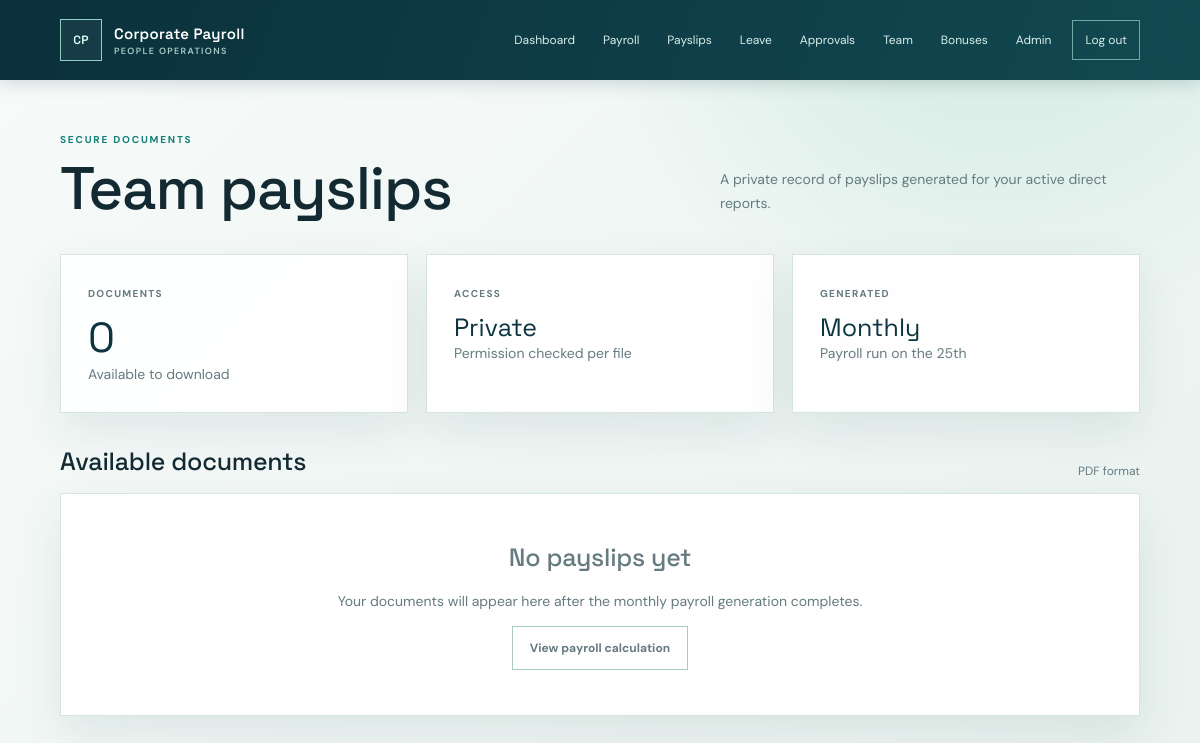
The page /payslips/ (signed in) on the database as committed earlier.
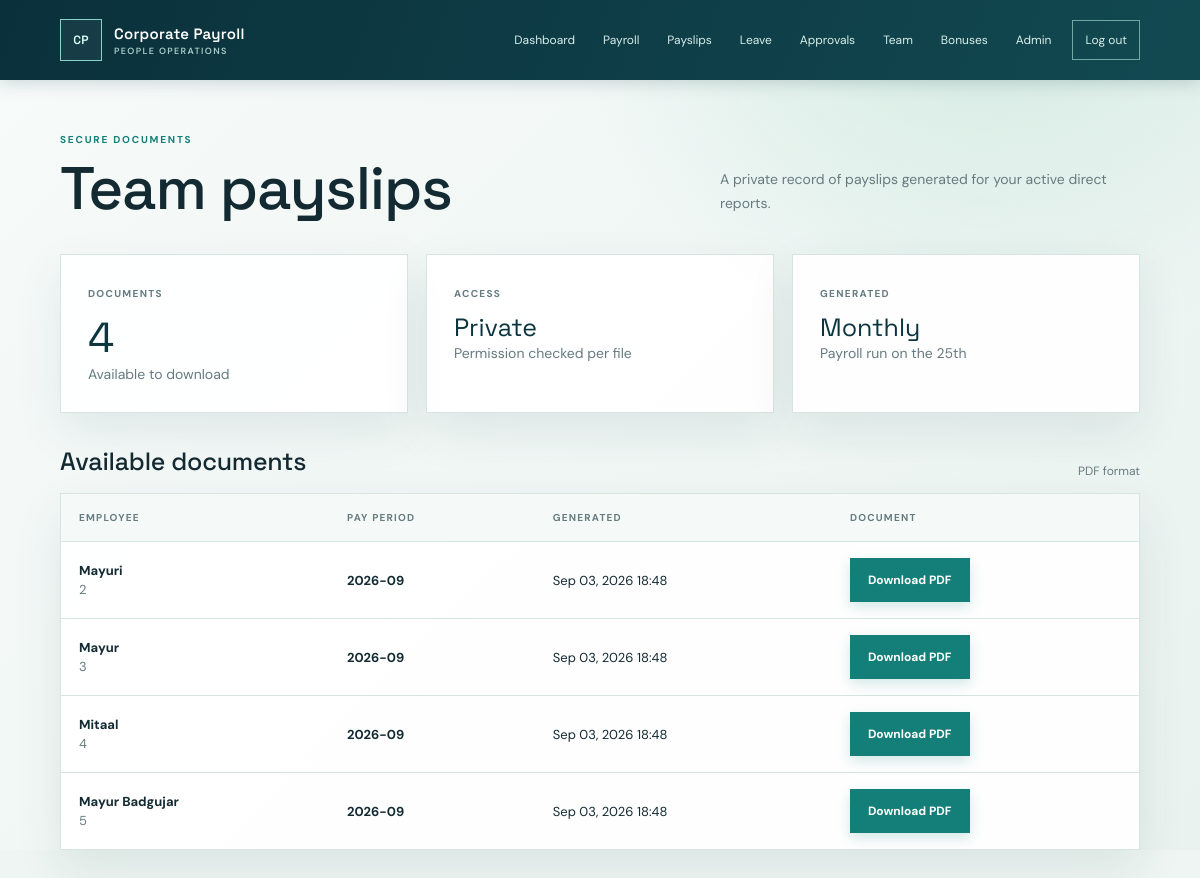
The same page on the database as committed later.
### payroll/models.py (models this page shows, shortened)
class Payslip(models.Model):
    employee = models.ForeignKey(
        Employee,
        on_delete=models.CASCADE,
        related_name="payslips",
    )
    period_year = models.PositiveIntegerField()
    period_month = models.PositiveSmallIntegerField()
    generated_at = models.DateTimeField(auto_now=True)
    pdf = models.FileField(upload_to=payslip_upload_path)
    class Meta:
        constraints = [
            models.UniqueConstraint(
                fields=["employee", "period_year", "period_month"],
                name="unique_employee_payslip_period",
            )
        ]
        ordering = ["-period_year", "-period_month", "employee__employee_id"]

class Employee(models.Model):#table stores emp info
    employee_id = models.CharField(
        max_length=20,
        unique=True
    )
    full_name = models.CharField(max_length=150)
    email = models.EmailField(unique=True)
    department = models.ForeignKey(  # 1 dep can have many employees, but each employee belongs to one department.
        Department,
        on_delete=models.PROTECT,
        related_name="employees"
    )
    salary_band = models.ForeignKey(
        SalaryBand,
        on_delete=models.PROTECT,
        related_name="employees"
    )
    base_salary = models.DecimalField(
        max_digits=12,
        decimal_places=2,
        null=True,
        blank=True,
        help_text="Annual base salary in INR. Defaults to the salary band minimum when blank."
    )
    manager = models.ForeignKey(
        "self",
        on_delete=models.SET_NULL,
        null=True,
        blank=True,
        related_name="team_members"
    )
    joining_date = models.DateField()
    is_active = models.BooleanField(default=True)

### payroll/views.py (the view)
# urls.py: path("payslips/", payslip_list, name="payslip_list"),
@login_required(login_url="manager_login")
def payslip_list(request):
    viewer = Employee.objects.filter(
        email=request.user.email,
        is_active=True,
    ).first()
    if not viewer:
        logout(request)
        return redirect("manager_login")
    is_manager = viewer.team_members.filter(is_active=True).exists()
    employees = viewer.team_members.filter(is_active=True) if is_manager else Employee.objects.filter(pk=viewer.pk)
    payslips = Payslip.objects.filter(
        employee__in=employees
    ).select_related("employee").order_by(
        "-period_year", "-period_month", "employee__employee_id"
    )
    return render(request, "payslips.html", {
        "viewer": viewer,
        "payslips": payslips,
        "is_manager": is_manager,
    })

### payroll/templates/payslips.html (shortened to what this page needs)
{% extends "base.html" %}
{% block content %}
<main class="shell"><div class="page-head"><div><p class="eyebrow">Secure documents</p><h1>{% if is_manager %}Team payslips{% else %}My payslips{% endif %}</h1></div><p class="lede">{% if is_manager %}A private record of payslips generated for your active direct reports.{% else %}Your generated monthly payroll documents, ready to download whenever you need them.{% endif %}</p></div><section class="grid three"><div class="panel pad"><span class="stat-label">Documents</span><strong class="stat-value">{{ payslips|length }}</strong><span class="muted">Available to download</span></div><div class="panel pad"><span class="stat-label">Access</span><strong class="stat-value" style="font-size:25px">Private</strong><span class="muted">Permission checked per file</span></div><div class="panel pad"><span class="stat-label">Generated</span><strong class="stat-value" style="font-size:25px">Monthly</strong><span class="muted">Payroll run on the 25th</span></div></section><div class="section-head"><h2>Available documents</h2><span>PDF format</span></div><section class="panel">{% if payslips %}<div class="table-wrap"><table><thead><tr>{% if is_manager %}<th>Employee</th>{% endif %}<th>Pay period</th><th>Generated</th><th>Document</th></tr></thead><tbody>{% for payslip in payslips %}<tr>{% if is_manager %}<td><strong>{{ payslip.employee.full_name }}</strong><br><span class="muted">{{ payslip.employee.employee_id }}</span></td>{% endif %}<td><strong>{{ payslip.period_year }}-{{ payslip.period_month|stringformat:"02d" }}</strong></td><td>{{ payslip.generated_at|date:"M d, Y H:i" }}</td><td><a class="button primary" href="{% url 'download_payslip' payslip.id %}">Download PDF</a></td></tr>{% endfor %}</tbody></table></div>{% else %}<div class="empty"><h2>No payslips yet</h2><p>Your documents will appear here after the monthly payroll generation completes.</p><a class="button" href="{% url 'payroll_calculation' %}">View payroll calculation</a></div>{% endif %}</section></main>
{% endblock %}

### payroll/templates/base.html (shortened to what this page needs)
{% load static %}
<!doctype html>
<html lang="en">
<head>
</head>
<body>
<header class="topbar"><a class="brand" href="{% if request.user.is_authenticated %}{% if request.user.is_staff %}{% url 'pending_leaves' %}{% else %}{% url 'employee_dashboard' %}{% endif %}{% else %}{% url 'manager_login' %}{% endif %}"><span class="brand-mark">CP</span><span>Corporate Payroll<small>PEOPLE OPERATIONS</small></span></a>{% if request.user.is_authenticated %}<nav class="nav"><a href="{% url 'employee_dashboard' %}">Dashboard</a><a href="{% url 'payroll_calculation' %}">Payroll</a><a href="{% url 'payslip_list' %}">Payslips</a><a href="{% url 'apply_leave' %}">Leave</a>{% if request.user.is_staff %}<a href="{% url 'pending_leaves' %}">Approvals</a><a href="{% url 'manager_employees' %}">Team</a><a href="{% url 'manage_bonuses' %}">Bonuses</a><a href="/admin/">Admin</a>{% endif %}<a class="outline" href="{% url 'manager_logout' %}">Log out</a></nav>{% endif %}</header>
{% block content %}{% endblock %}
</body>
</html>

### payroll/templates/base.html (style rules this page uses)
:root { --ink:#132a32; --muted:#667b80; --line:#d7e5e1; --paper:#fff; --wash:#eef5f2; --teal:#137f78; --deep:#0c3540; --gold:#bd8430; --red:#a64040; --shadow:0 18px 45px rgba(16,61,71,.09); }
* { box-sizing:border-box; }
html { background:var(--wash); }
body { margin:0; min-height:100vh; color:var(--ink); background:radial-gradient(circle at 82% -8%,#cfe9df 0,transparent 32%),linear-gradient(135deg,#f7fbfa 0%,#e9f2ef 100%); font:14px/1.5 "DM Sans",sans-serif; }
a { color:inherit; transition:color .2s,background .2s,transform .2s,border-color .2s; }
.topbar { min-height:80px; padding:0 5vw; display:flex; align-items:center; justify-content:space-between; gap:24px; color:#fff; background:linear-gradient(110deg,#0a303b,#124951); box-shadow:0 3px 16px rgba(12,53,64,.18); }
.brand { display:flex; align-items:center; gap:12px; text-decoration:none; font:600 15px "Space Grotesk",sans-serif; letter-spacing:.02em; }
.brand-mark { display:grid; place-items:center; width:42px; height:42px; border:1px solid #8dd1c6; color:#dffff9; background:rgba(255,255,255,.05); font:600 12px "Space Grotesk",sans-serif; }
.brand small { display:block; margin-top:2px; color:#a8ccc7; font:600 9px "DM Sans",sans-serif; letter-spacing:.15em; }
.nav { display:flex; align-items:center; gap:4px; }
.nav a { padding:10px 12px; color:#d8eeea; text-decoration:none; font-size:12px; }
.nav .outline { margin-left:5px; border:1px solid #6eaaa3; }
.shell { width:min(1160px,90vw); margin:52px auto 80px; }
.eyebrow { margin:0 0 11px; color:var(--teal); font-size:10px; font-weight:700; letter-spacing:.18em; text-transform:uppercase; }
h1,h2 { font-family:"Space Grotesk",sans-serif; font-weight:500; }
h1 { margin:0; font-size:clamp(37px,5vw,62px); line-height:1.03; letter-spacing:-.02em; }
h2 { margin:0; font-size:25px; letter-spacing:-.01em; }
.lede { color:var(--muted); line-height:1.75; }
.page-head { display:flex; align-items:end; justify-content:space-between; gap:25px; margin-bottom:34px; }
.page-head .lede { max-width:420px; margin:0 0 4px; }
.grid { display:grid; gap:18px; }
.three { grid-template-columns:repeat(3,1fr); }
.panel { background:rgba(255,255,255,.95); border:1px solid var(--line); box-shadow:var(--shadow); }
.pad { padding:27px; }
.muted { color:var(--muted); }
.stat-label { color:var(--muted); font-size:10px; font-weight:700; letter-spacing:.13em; text-transform:uppercase; }
.stat-value { display:block; margin-top:8px; color:var(--deep); font:42px "Space Grotesk",sans-serif; }
.button { display:inline-block; padding:12px 17px; border:1px solid #a9c9c1; text-decoration:none; font-weight:700; font-size:12px; }
.primary { border-color:var(--teal); color:#fff; background:var(--teal); box-shadow:0 5px 12px rgba(19,127,120,.18); }
.section-head { display:flex; align-items:end; justify-content:space-between; gap:15px; margin:30px 0 13px; }
.section-head span { color:var(--muted); font-size:12px; }
.table-wrap { overflow-x:auto; }
table { width:100%; min-width:620px; border-collapse:collapse; }
th,td { padding:16px 18px; border-bottom:1px solid var(--line); text-align:left; font-size:13px; }
th { color:var(--muted); background:#f5faf8; font-size:10px; letter-spacing:.12em; text-transform:uppercase; }
tr:last-child td { border-bottom:0; }

Rows that differ between the two databases and show on the page:
added Payslip: employee.full_name "Mayuri", employee.employee_id "2", period_year "2026", period_month "09", generated_at "Sep 03, 2026 18:48"
added Payslip: employee.full_name "Mayur", employee.employee_id "3", period_year "2026", period_month "09", generated_at "Sep 03, 2026 18:48"
added Payslip: employee.full_name "Mitaal", employee.employee_id "4", period_year "2026", period_month "09", generated_at "Sep 03, 2026 18:48"
added Payslip: employee.full_name "Mayur Badgujar", employee.employee_id "5", period_year "2026", period_month "09", generated_at "Sep 03, 2026 18:48"
Other text that changed with them:
{{ payslips|length }}: "0" → "4"
text no longer shown: "No payslips yet Your documents will appear here after the monthly payroll generation completes. View payroll calculation"
text now shown: "EMPLOYEE PAY PERIOD GENERATED DOCUMENT"
